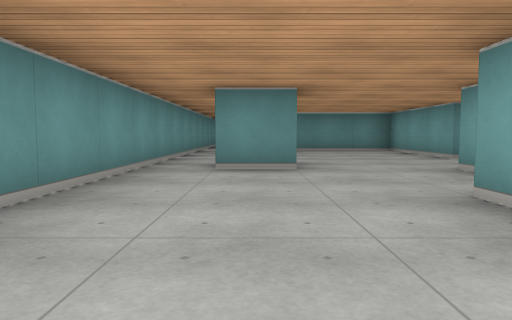
View 1 (above)

18 first-person views from a walk through a cub3D maze. The camera is about half as high as the walls, tilts 4° down and sees 70° across. The floor is counted in squares. Each view is taken from the middle of a square. On the plan, view 1 faces up. The plan holds only what a view shows up to about 9 squares ahead; the rest is blank.

View 2
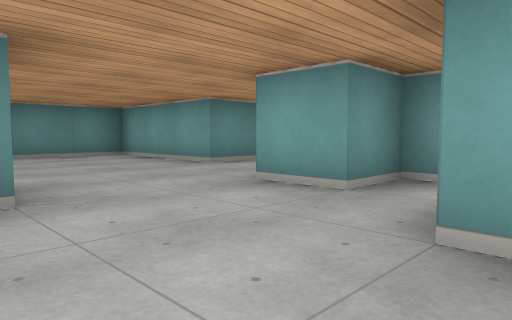

View 3
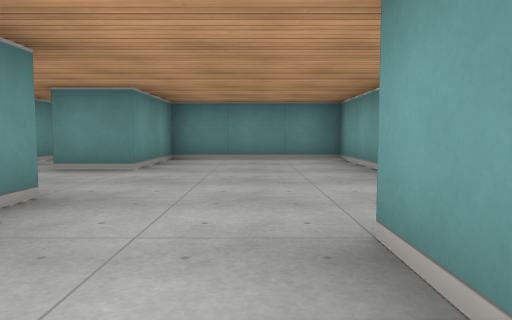

View 4
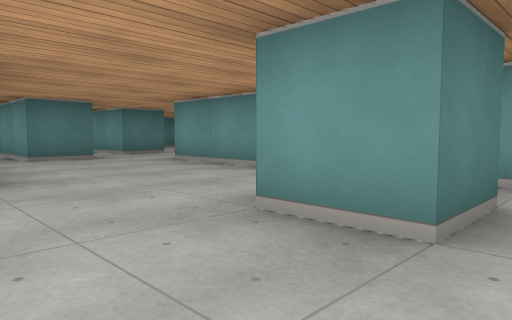

View 5
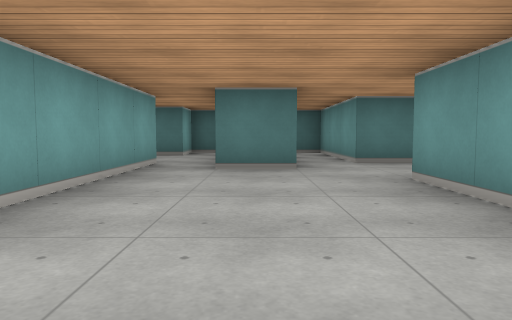

View 6
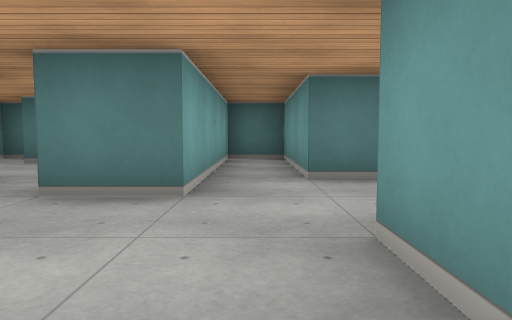

View 7
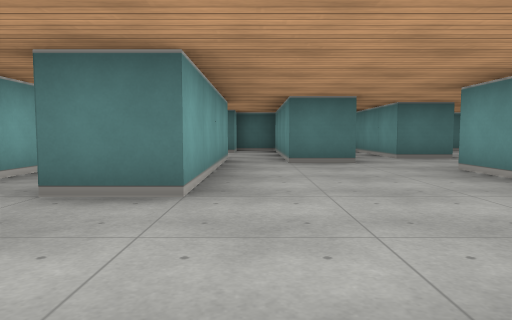

View 8
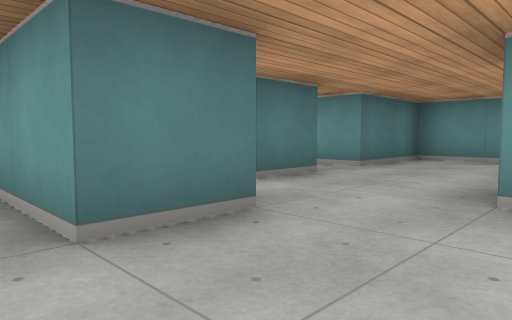

View 9
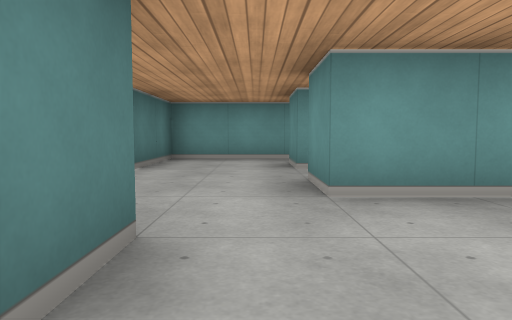

View 10
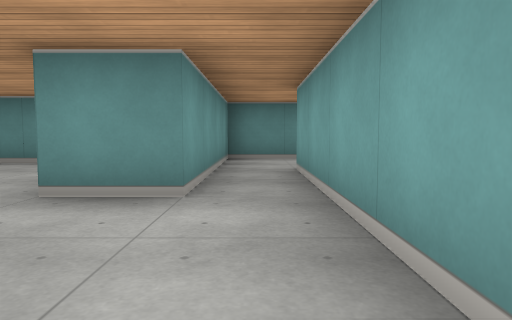

View 11
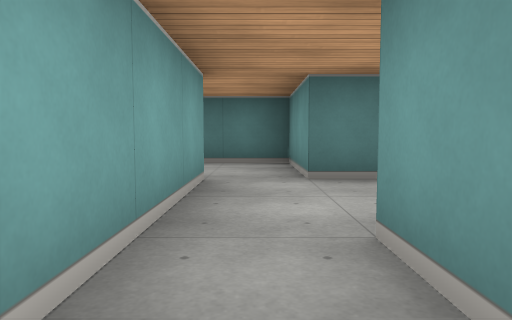

View 12
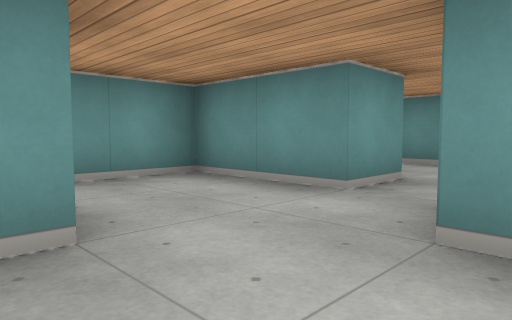

View 13
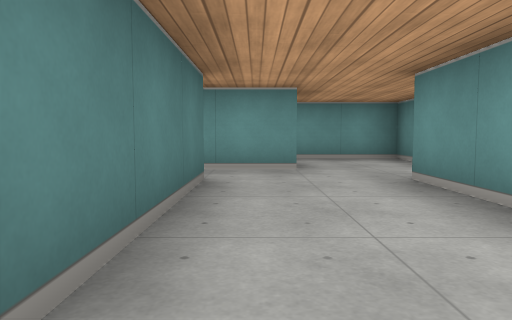

View 14
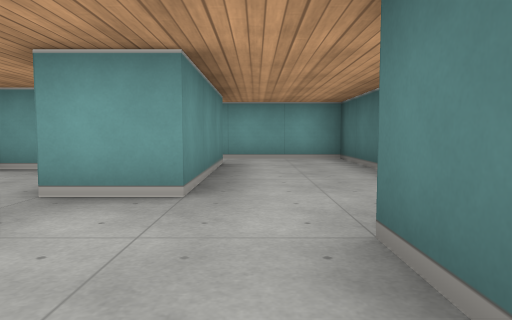

View 15
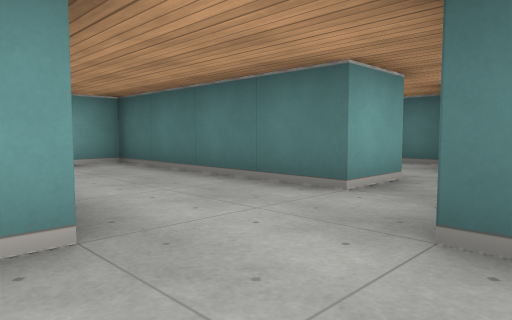

View 16
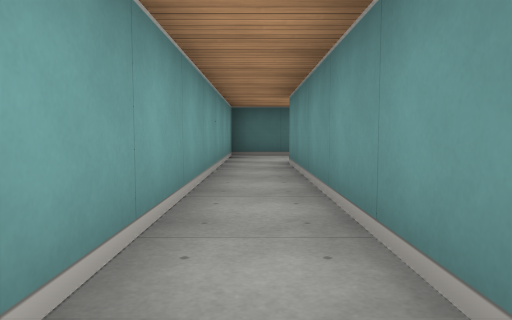

View 17
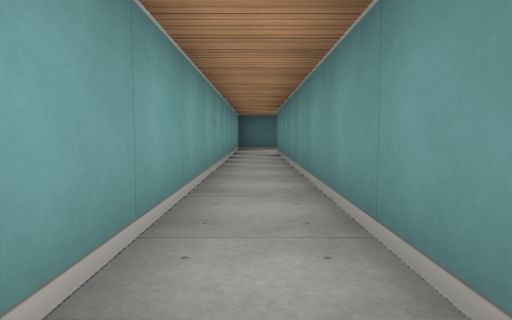

View 18
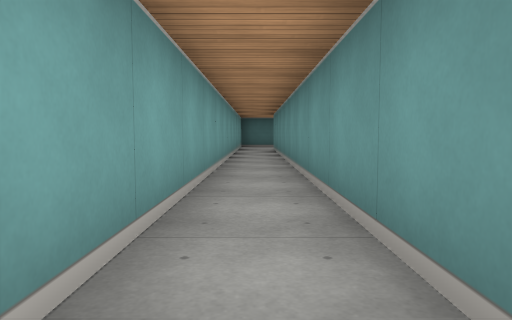

### Floor plan
Ten units are one square. View 1 is at (0, 0); x grows to the right and y downward. Boxes are objects, and circles mark ways between rooms. Rooms are numbered by the first view taken in them; rooms with no view inside come last. Other rooms are left out.
<svg viewBox="-60 -199 180 249">
<path fill="none" stroke="#000" d="M-6 -55 5 -55 5 -45 -5 -45M36 -35 25 -35 25 -45M35 -65 35 -95 5 -95 5 -75 -5 -75M-15 -74 -15 -5 -25 -5M15 15 15 -25 25 -25M-26 15 -15 15 -15 45 -5 45 -5 5 5 5 5 14M55 -45 55 -65M38 -45 45 -45 45 -25 59 -25M45 -65 35 -65M55 -105 45 -105 45 -65M55 -65 55 -85M105 -194 105 -95 75 -95M65 -85 65 -72M75 -64 75 -75 115 -75 115 -194M65 -116 65 -105 55 -105M75 -95 75 -105M95 -116 95 -122M55 -85 65 -85M9 45 15 45 15 35M5 14 5 38M-55 -6 -55 15 -45 15"/>
<circle cx="40" cy="-55" r="3" fill="#2a7"/>
<circle cx="10" cy="10" r="3" fill="#2a7"/>
<circle cx="50" cy="-75" r="3" fill="#2a7"/>
<circle cx="60" cy="-95" r="3" fill="#2a7"/>
<circle cx="70" cy="-90" r="3" fill="#2a7"/>
<text x="10" y="-40">1</text>
<text x="50" y="-50">2</text>
<text x="50" y="-90">3</text>
<text x="110" y="-160">4</text>
<text x="70" y="-110">5</text>
<text x="10" y="30">6</text>
<text x="-50" y="0">7</text>
</svg>
Room 1 opens to room 2. Room 1 opens to room 6. Room 2 opens to room 3. Room 3 opens to room 5. Room 4 opens to room 5.

Where each view was taken, in squares from view 1:
view 1: 0 up, 0 right, facing up
view 2: 2 up, 0 right, facing up-right
view 3: 3 up, 2 right, facing up
view 4: 6 up, 2 right, facing down-left
view 5: 4 up, 0 right, facing down
view 6: 2 up, 1 left, facing down
view 7: 5 up, 1 right, facing down
view 8: 1 up, 1 right, facing down-left
view 9: 0 up, 1 right, facing left
view 10: 4 up, 5 right, facing up
view 11: 8 up, 5 right, facing down
view 12: 8 up, 8 right, facing up-left
view 13: 8 up, 11 right, facing left
view 14: 9 up, 5 right, facing right
view 15: 10 up, 6 right, facing down-right
view 16: 15 up, 11 right, facing down
view 17: 18 up, 11 right, facing down
view 18: 20 up, 11 right, facing down
